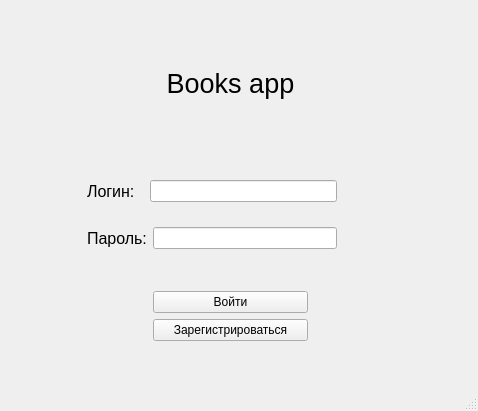
<?xml version="1.0" encoding="UTF-8"?>
<ui version="4.0">
 <class>MainWindow</class>
 <widget class="QMainWindow" name="MainWindow">
  <property name="geometry">
   <rect>
    <x>0</x>
    <y>0</y>
    <width>478</width>
    <height>411</height>
   </rect>
  </property>
  <property name="windowTitle">
   <string>Books app</string>
  </property>
  <widget class="QWidget" name="centralwidget">
   <widget class="QWidget" name="verticalLayoutWidget">
    <property name="geometry">
     <rect>
      <x>50</x>
      <y>10</y>
      <width>361</width>
      <height>331</height>
     </rect>
    </property>
    <layout class="QVBoxLayout" name="verticalLayout" stretch="2,4,3,2,1,2,2,1,1">
     <item>
      <spacer name="verticalSpacer_4">
       <property name="orientation">
        <enum>Qt::Vertical</enum>
       </property>
       <property name="sizeHint" stdset="0">
        <size>
         <width>20</width>
         <height>40</height>
        </size>
       </property>
      </spacer>
     </item>
     <item>
      <widget class="QLabel" name="label_app_name">
       <property name="font">
        <font>
         <pointsize>20</pointsize>
        </font>
       </property>
       <property name="text">
        <string>Books app</string>
       </property>
       <property name="alignment">
        <set>Qt::AlignCenter</set>
       </property>
      </widget>
     </item>
     <item>
      <spacer name="verticalSpacer">
       <property name="orientation">
        <enum>Qt::Vertical</enum>
       </property>
       <property name="sizeHint" stdset="0">
        <size>
         <width>20</width>
         <height>40</height>
        </size>
       </property>
      </spacer>
     </item>
     <item>
      <layout class="QHBoxLayout" name="horizontalLayout" stretch="1,1,5,2">
       <item>
        <spacer name="horizontalSpacer_7">
         <property name="orientation">
          <enum>Qt::Horizontal</enum>
         </property>
         <property name="sizeHint" stdset="0">
          <size>
           <width>40</width>
           <height>20</height>
          </size>
         </property>
        </spacer>
       </item>
       <item>
        <widget class="QLabel" name="label_login">
         <property name="enabled">
          <bool>true</bool>
         </property>
         <property name="font">
          <font>
           <pointsize>12</pointsize>
          </font>
         </property>
         <property name="text">
          <string>Логин:  </string>
         </property>
        </widget>
       </item>
       <item>
        <widget class="QLineEdit" name="line_login"/>
       </item>
       <item>
        <spacer name="horizontalSpacer">
         <property name="orientation">
          <enum>Qt::Horizontal</enum>
         </property>
         <property name="sizeHint" stdset="0">
          <size>
           <width>40</width>
           <height>20</height>
          </size>
         </property>
        </spacer>
       </item>
      </layout>
     </item>
     <item>
      <spacer name="verticalSpacer_3">
       <property name="orientation">
        <enum>Qt::Vertical</enum>
       </property>
       <property name="sizeHint" stdset="0">
        <size>
         <width>20</width>
         <height>40</height>
        </size>
       </property>
      </spacer>
     </item>
     <item>
      <layout class="QHBoxLayout" name="horizontalLayout_2" stretch="1,1,5,2">
       <item>
        <spacer name="horizontalSpacer_8">
         <property name="orientation">
          <enum>Qt::Horizontal</enum>
         </property>
         <property name="sizeHint" stdset="0">
          <size>
           <width>40</width>
           <height>20</height>
          </size>
         </property>
        </spacer>
       </item>
       <item>
        <widget class="QLabel" name="label_password">
         <property name="font">
          <font>
           <pointsize>12</pointsize>
          </font>
         </property>
         <property name="text">
          <string>Пароль:</string>
         </property>
        </widget>
       </item>
       <item>
        <widget class="QLineEdit" name="line_password"/>
       </item>
       <item>
        <spacer name="horizontalSpacer_2">
         <property name="orientation">
          <enum>Qt::Horizontal</enum>
         </property>
         <property name="sizeHint" stdset="0">
          <size>
           <width>40</width>
           <height>20</height>
          </size>
         </property>
        </spacer>
       </item>
      </layout>
     </item>
     <item>
      <spacer name="verticalSpacer_2">
       <property name="orientation">
        <enum>Qt::Vertical</enum>
       </property>
       <property name="sizeHint" stdset="0">
        <size>
         <width>20</width>
         <height>40</height>
        </size>
       </property>
      </spacer>
     </item>
     <item>
      <layout class="QHBoxLayout" name="horizontalLayout_3" stretch="2,3,2">
       <item>
        <spacer name="horizontalSpacer_3">
         <property name="orientation">
          <enum>Qt::Horizontal</enum>
         </property>
         <property name="sizeHint" stdset="0">
          <size>
           <width>40</width>
           <height>20</height>
          </size>
         </property>
        </spacer>
       </item>
       <item>
        <widget class="QPushButton" name="btn_login">
         <property name="text">
          <string>Войти</string>
         </property>
        </widget>
       </item>
       <item>
        <spacer name="horizontalSpacer_4">
         <property name="orientation">
          <enum>Qt::Horizontal</enum>
         </property>
         <property name="sizeHint" stdset="0">
          <size>
           <width>40</width>
           <height>20</height>
          </size>
         </property>
        </spacer>
       </item>
      </layout>
     </item>
     <item>
      <layout class="QHBoxLayout" name="horizontalLayout_4" stretch="2,3,2">
       <item>
        <spacer name="horizontalSpacer_6">
         <property name="orientation">
          <enum>Qt::Horizontal</enum>
         </property>
         <property name="sizeHint" stdset="0">
          <size>
           <width>40</width>
           <height>20</height>
          </size>
         </property>
        </spacer>
       </item>
       <item>
        <widget class="QPushButton" name="btn_registration">
         <property name="text">
          <string>Зарегистрироваться</string>
         </property>
        </widget>
       </item>
       <item>
        <spacer name="horizontalSpacer_5">
         <property name="orientation">
          <enum>Qt::Horizontal</enum>
         </property>
         <property name="sizeHint" stdset="0">
          <size>
           <width>40</width>
           <height>20</height>
          </size>
         </property>
        </spacer>
       </item>
      </layout>
     </item>
    </layout>
   </widget>
  </widget>
  <widget class="QMenuBar" name="menubar">
   <property name="geometry">
    <rect>
     <x>0</x>
     <y>0</y>
     <width>478</width>
     <height>22</height>
    </rect>
   </property>
  </widget>
  <widget class="QStatusBar" name="statusbar"/>
 </widget>
 <resources/>
 <connections/>
</ui>
